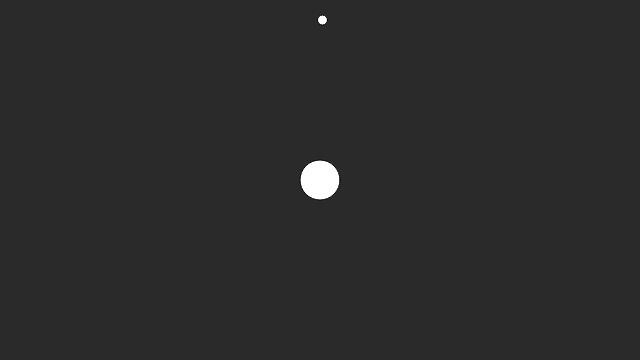
Frame 1 (no input)
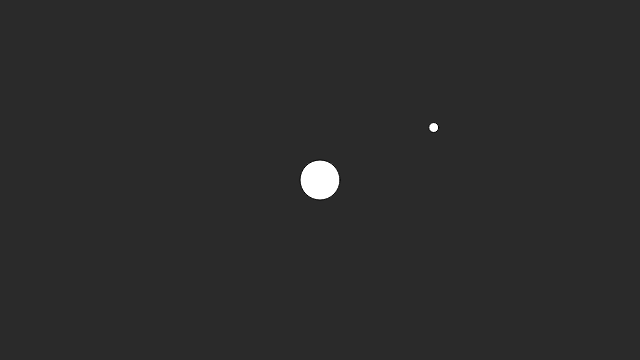
Frame 60 (no input)
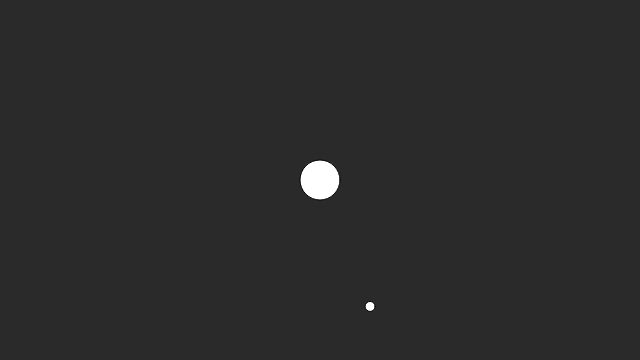
Frame 120 (the mouse pressed at the canvas centre since frame 60)

The p5.js sketch that drew these frames (run headless with seeded random() and noise() and a simulated clock; from frame 60 on, the mouse is pressed at the canvas centre):

// p5.js sketch
// ── sketch.js
var particle;
var attractor;

function setup() {
  createCanvas(640, 360);
  particle = new Particle(width/2, 20, 1);
  particle.vel = createVector(2.5, 0);
  attractor = new Attractor(width/2, height/2);
}

function draw() {
  background(42);
  
  var force = attractor.calculateAttraction(particle);
  particle.applyForce(force);
  
  particle.update();
  particle.display();
  
  attractor.display();
}
// ── attractor.js
function Attractor(x, y){
  this.pos = createVector(x, y);
  this.mass = 20;
  this.G = 2;
  
  this.display = function(){
    ellipseMode(CENTER);
    fill(255);
    ellipse(this.pos.x, this.pos.y, 40, 40);
  }
  
  this.calculateAttraction = function(p){
    // Calculate direction of force
    var force = p5.Vector.sub(this.pos, p.pos);
    // Distance between objects
    var distance = force.mag();
    // Limit the distance to eliminate "extreme" results
    distance = constrain(distance, 5, 25);
    // Normalize vector
    force.normalize();
    // Calculate gravitational force magnitude
    var strength = (this.G *this.mass *p.mass) / (distance *distance);
    // Multiply to obtain force vector
    force.mult(strength);
    return force;
  }
}
// ── particle.js
function Particle(x, y, m){
  this.pos = createVector(x, y);
  this.vel = createVector(0, 0);
  this.acc = createVector(0, 0);
  this.mass = m;
  
  this.friction = 0.8;
  
  this.update = function(){
    this.vel.add(this.acc);
    this.pos.add(this.vel);
    this.acc.set(0, 0);
  }
  
  this.display = function(){
    fill(255);
    ellipse(this.pos.x, this.pos.y, this.mass*10, this.mass*10);
  }
  
  this.applyForce = function(force){
    var aux = force.copy();
    aux.div(this.mass);
    this.acc.add(force);
  }
  
  this.edges = function(){
    if(this.pos.y > height){
      this.vel.y *= -1.0;
      this.pos.y = height;
    }
    
    if(this.pos.x > width){
      this.vel.x *= -this.friction;
      this.pos.x = width;
    }
    if(this.pos.x < 0){
      this.vel.x *= -this.friction;
      this.pos.x = 0;
    }
  }
}
